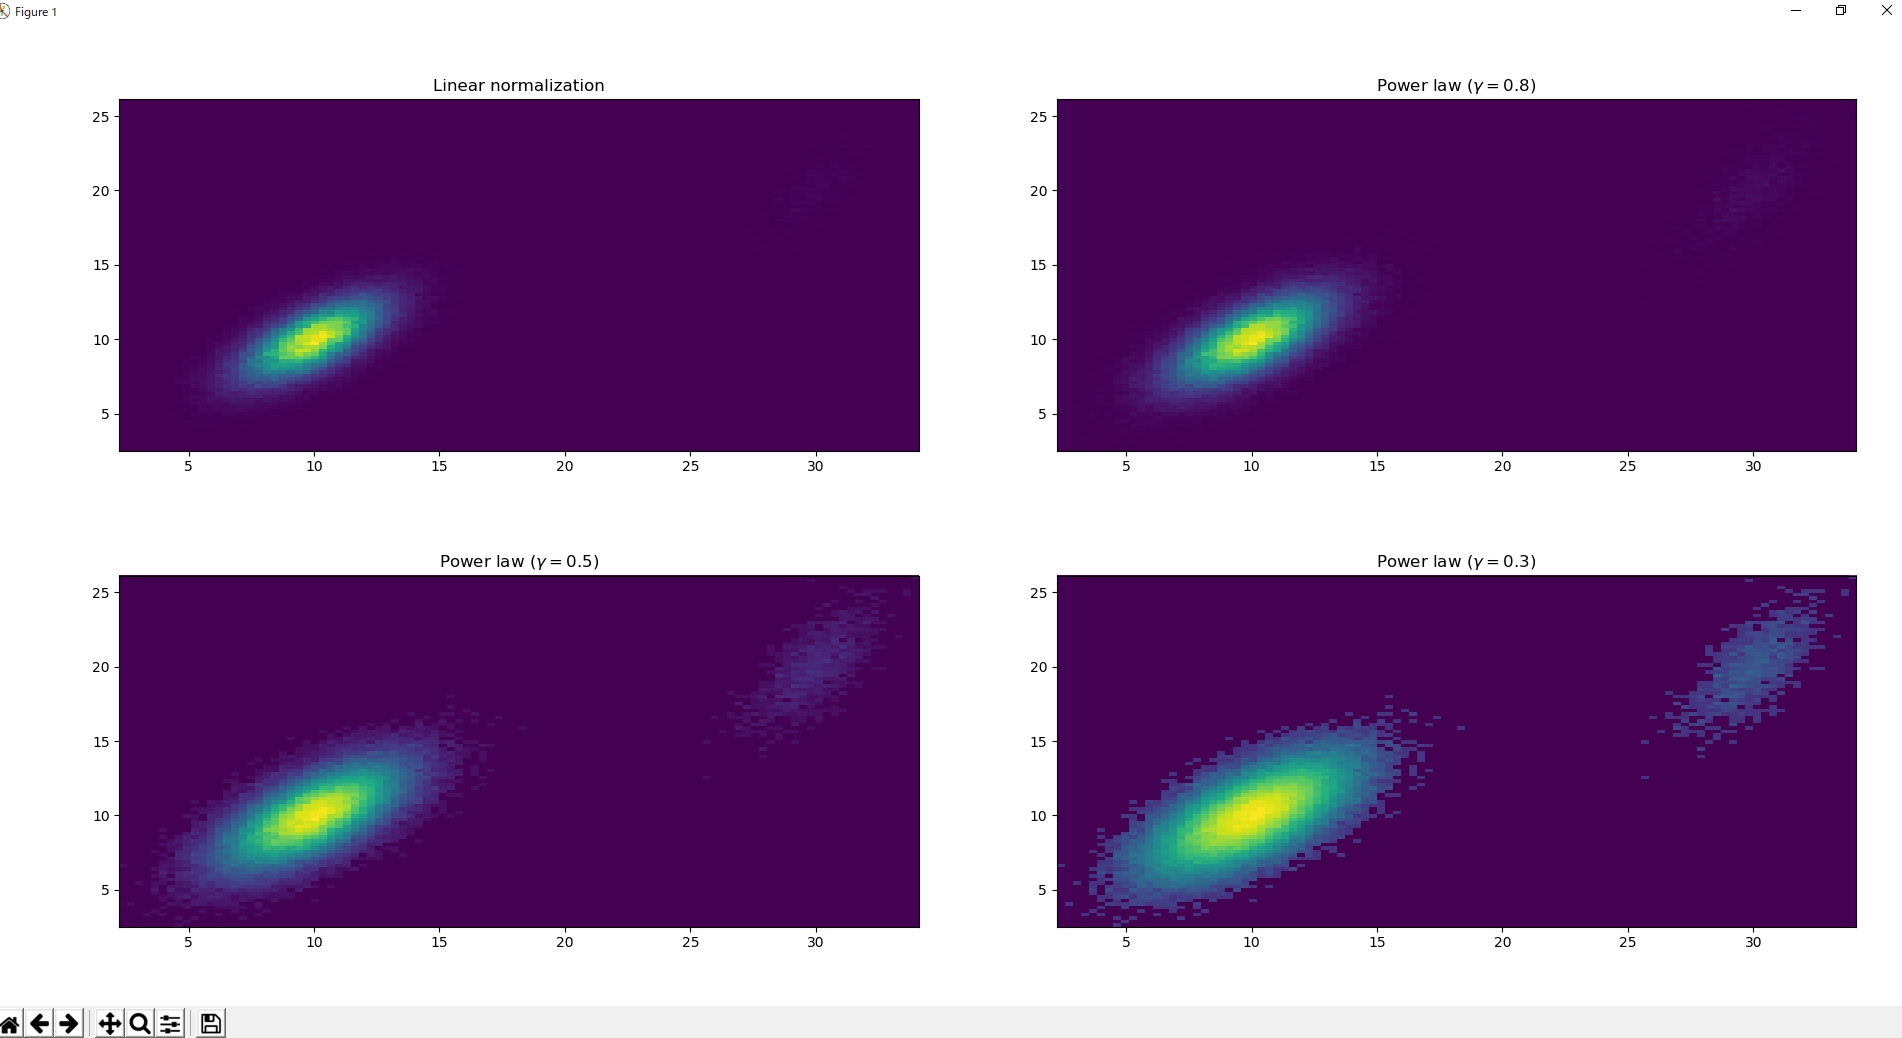

Reproduce this figure in Python.
import matplotlib.pyplot as plt
import matplotlib.colors as mcolors
import numpy as np
from numpy.random import multivariate_normal

#変更部分

plt.rcParams['font.family'] = 'Times New Roman' #全体のフォントを設定
plt.rcParams['font.size'] = 20 #フォントサイズを設定
plt.rcParams['axes.linewidth'] = 1.5 #軸の太さを設定。目盛りは変わらない


data = np.vstack([
    multivariate_normal([10, 10], [[3, 2], [2, 3]], size=100000),
    multivariate_normal([30, 20], [[2, 3], [1, 3]], size=1000)
])

gammas = [0.8, 0.5, 0.3]

fig, axes = plt.subplots(nrows=2, ncols=2)

axes[0, 0].set_title('Linear normalization')
axes[0, 0].hist2d(data[:, 0], data[:, 1], bins=100)

for ax, gamma in zip(axes.flat[1:], gammas):
    ax.set_title('Power law $(\gamma=%1.1f)$' % gamma)
    ax.hist2d(data[:, 0], data[:, 1],
              bins=100, norm=mcolors.PowerNorm(gamma))


fig.tight_layout()

plt.show()
